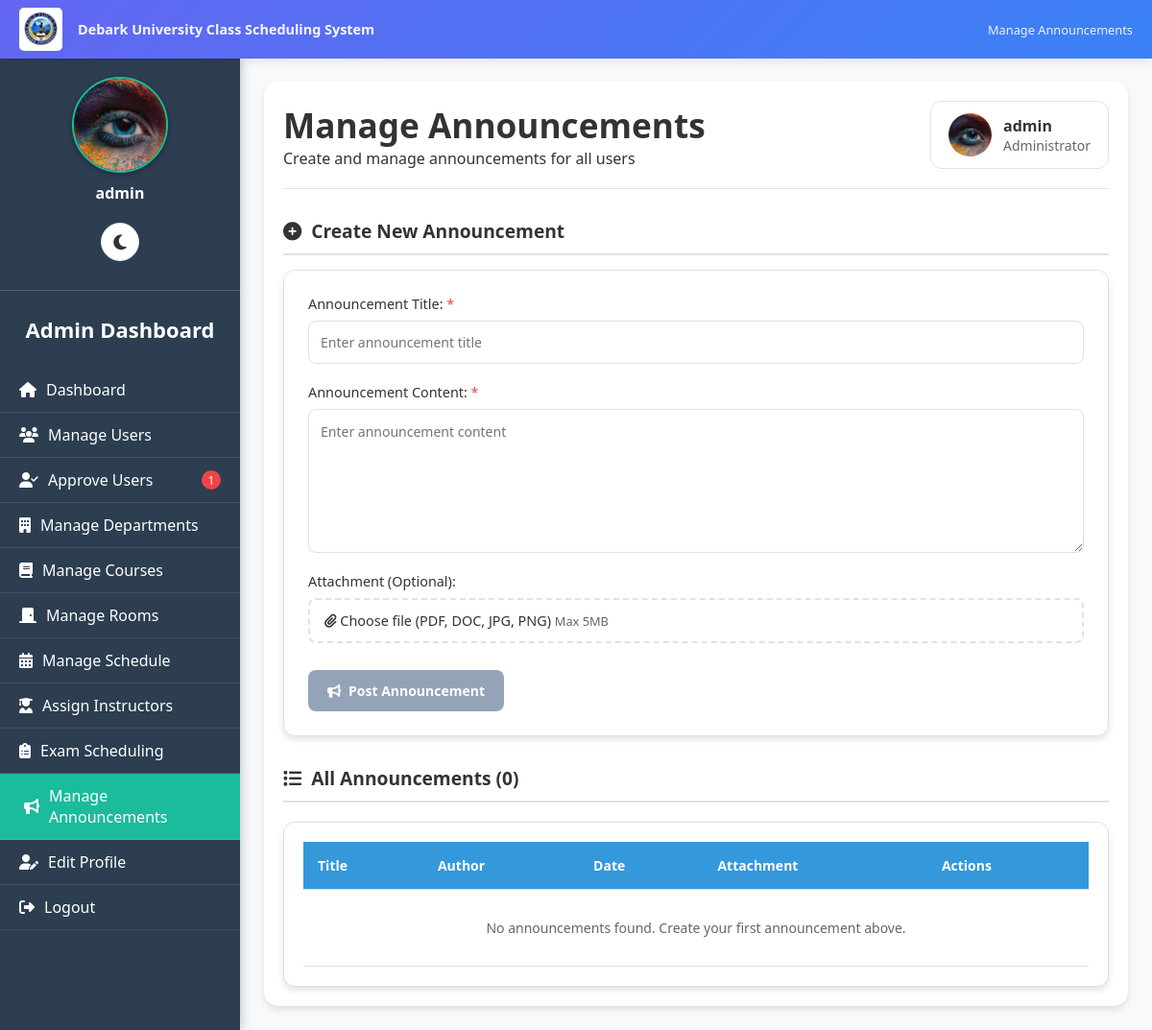
/admin/manage_announcements.php (signed in), run on an earlier commit of the app's database.
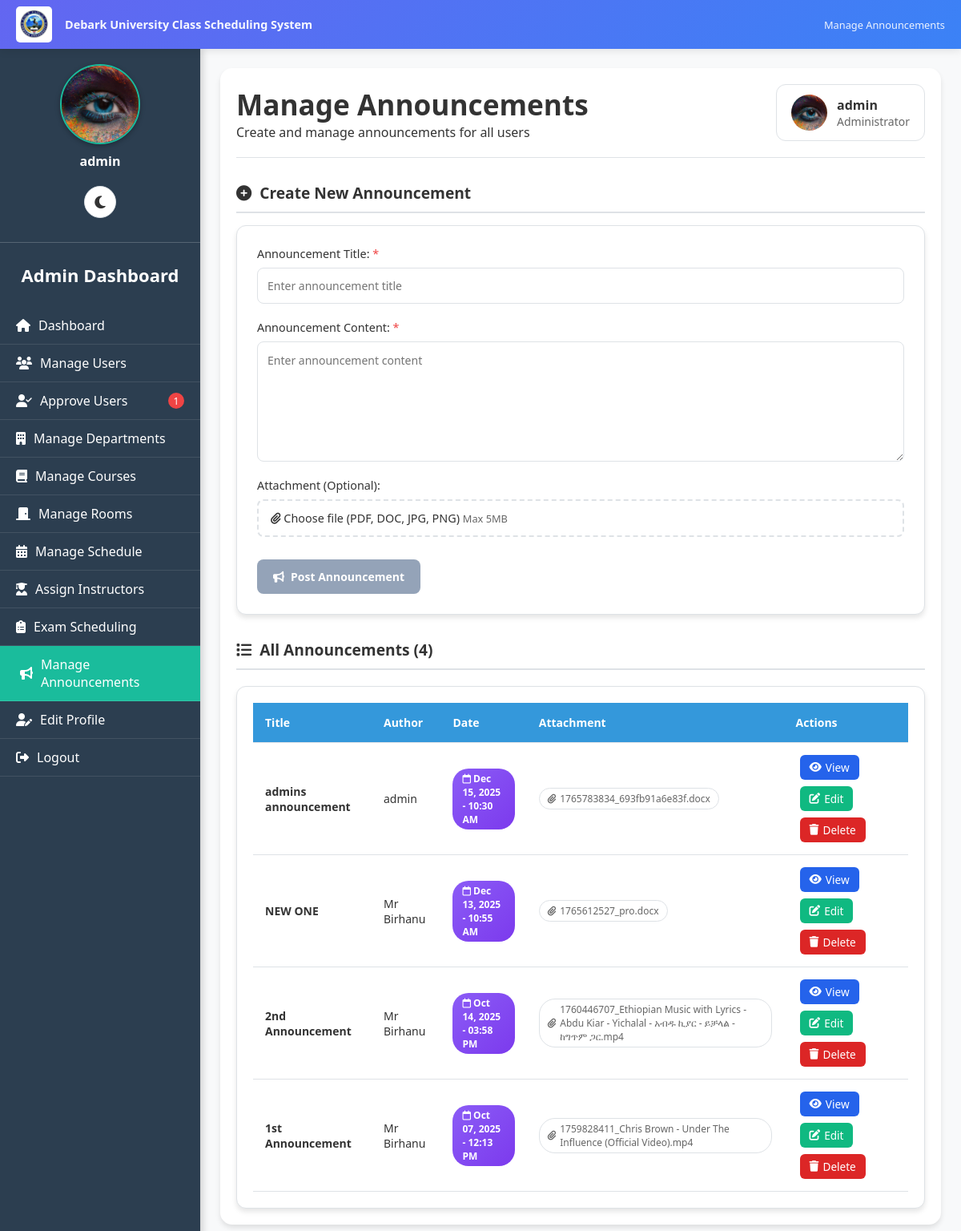
And on a later commit of the database.
### tables this page shows
CREATE TABLE `users` (
  `user_id` int(11) NOT NULL,
  `username` varchar(50) NOT NULL,
  `password` varchar(255) NOT NULL,
  `full_name` varchar(100) NOT NULL,
  `student_id` varchar(50) DEFAULT NULL,
  `email` varchar(100) DEFAULT NULL,
  `role` enum('admin','instructor','student','department_head') NOT NULL,
  `department_id` int(11) DEFAULT NULL,
  `year` varchar(10) DEFAULT NULL,
  `created_at` timestamp NOT NULL DEFAULT current_timestamp(),
  `profile_picture` varchar(255) DEFAULT NULL,
  `email_verified` tinyint(1) DEFAULT 0,
  `verification_token` varchar(255) DEFAULT NULL,
  `is_approved` tinyint(1) DEFAULT 0,
  `is_verified` tinyint(1) NOT NULL DEFAULT 0,
  `id_number` varchar(20) DEFAULT NULL
);

CREATE TABLE `announcements` (
  `announcement_id` int(11) NOT NULL,
  `title` varchar(255) NOT NULL,
  `message` text NOT NULL,
  `created_by` int(11) NOT NULL,
  `created_at` timestamp NOT NULL DEFAULT current_timestamp(),
  `department_id` int(11) DEFAULT NULL,
  `attachment` varchar(255) DEFAULT NULL,
  `external_link` varchar(255) DEFAULT NULL,
  `updated_at` timestamp NULL DEFAULT NULL ON UPDATE current_timestamp()
);

### public/admin/manage_announcements.php (the view, shortened to what this page needs)
<?php
require __DIR__ . '/../../includes/db.php';
include __DIR__ . '/../includes/darkmode.php';
$user_stmt = $pdo->prepare("SELECT username, email, profile_picture FROM users WHERE user_id=?");
$user_stmt->execute([$_SESSION['user_id']]);
$current_user = $user_stmt->fetch();
function getAdminProfilePicturePath($profile_picture) {
    $locations = [
        __DIR__ . '/../uploads/admin/' . $profile_picture,
        __DIR__ . '/../uploads/' . $profile_picture,
        __DIR__ . '/../../uploads/' . $profile_picture,
        'uploads/admin/' . $profile_picture,
        '../uploads/admin/' . $profile_picture,
        'uploads/' . $profile_picture,
        '../uploads/' . $profile_picture,
    ];
    foreach ($locations as $location) {
        if (file_exists($location)) {
            if (strpos($location, '/admin/') !== false) {
                return '../uploads/admin/' . $profile_picture;
            } elseif (strpos($location, 'uploads/admin/') !== false) {
                return 'uploads/admin/' . $profile_picture;
            } elseif (strpos($location, '../uploads/') !== false) {
                return '../uploads/' . $profile_picture;
            } elseif (strpos($location, 'uploads/') !== false) {
                return 'uploads/' . $profile_picture;
            }
        }
    }
    return '../assets/default_profile.png';
}
$profile_img_path = getAdminProfilePicturePath($current_user['profile_picture'] ?? '');
$pending_stmt = $pdo->query("SELECT COUNT(*) as count FROM users WHERE is_approved = 0");
$pending_approvals = $pending_stmt->fetchColumn() ?: 0;
try {
    $announcements_stmt = $pdo->query("
        SELECT a.*, u.username AS author
        FROM announcements a
        LEFT JOIN users u ON a.created_by = u.user_id
        ORDER BY a.created_at DESC
    ");
    $announcements = $announcements_stmt->fetchAll() ?: [];
} catch (Exception $e) {
    $announcements = [];
    $pdo->exec("
        CREATE TABLE IF NOT EXISTS announcements (
            announcement_id INT AUTO_INCREMENT PRIMARY KEY,
            title VARCHAR(255) NOT NULL,
            message TEXT NOT NULL,
            attachment VARCHAR(255),
            created_by INT NOT NULL,
            created_at DATETIME NOT NULL,
            updated_at DATETIME,
            FOREIGN KEY (created_by) REFERENCES users(user_id) ON DELETE CASCADE
        )
    ");
}
$current_page = basename($_SERVER['PHP_SELF']);
?>
<!DOCTYPE html>
<html lang="en" data-theme="<?= $darkMode ? 'dark' : 'light' ?>">
<head>
<link rel="stylesheet" href="https://cdnjs.cloudflare.com/ajax/libs/font-awesome/6.4.0/css/all.min.css">
<link rel="stylesheet" href="../../assets/css/darkmode.css">
</head>
<body>
<div class="university-header">
    <div class="header-left">
        <img src="../assets/images/dku logo.jpg" alt="Debark University Logo" class="dku-logo-img">
        <div class="system-title">Debark University Class Scheduling System</div>
    </div>
    <div class="header-right">
        Manage Announcements
    </div>
</div>
<div class="sidebar" id="sidebar">
    <div class="sidebar-content">
        <div class="sidebar-profile">
            <img src="<?= htmlspecialchars($profile_img_path) ?>" alt="Profile Picture" id="sidebarProfilePic"
                 onerror="this.onerror=null; this.src='../assets/default_profile.png';">
            <p><?= htmlspecialchars($current_user['username']) ?></p>
        </div>
        <h2>Admin Dashboard</h2>
        <nav>
            <a href="dashboard.php" class="<?= $current_page=='dashboard.php'?'active':'' ?>">
                <i class="fas fa-home"></i> Dashboard
            </a>
            <a href="manage_users.php" class="<?= $current_page=='manage_users.php'?'active':'' ?>">
                <i class="fas fa-users"></i> Manage Users
            </a>
            <a href="approve_users.php" class="<?= $current_page=='approve_users.php'?'active':'' ?>">
                <i class="fas fa-user-check"></i> Approve Users
                <?php if($pending_approvals > 0): ?>
                    <span class="pending-badge"><?= $pending_approvals ?></span>
                <?php endif; ?>
            </a>
            <a href="manage_departments.php" class="<?= $current_page=='manage_departments.php'?'active':'' ?>">
                <i class="fas fa-building"></i> Manage Departments
            </a>
            <a href="manage_courses.php" class="<?= $current_page=='manage_courses.php'?'active':'' ?>">
                <i class="fas fa-book"></i> Manage Courses
            </a>
            <a href="manage_rooms.php" class="<?= $current_page=='manage_rooms.php'?'active':'' ?>">
                <i class="fas fa-door-closed"></i> Manage Rooms
            </a>
            <a href="manage_schedules.php" class="<?= $current_page=='manage_schedules.php'?'active':'' ?>">
                <i class="fas fa-calendar-alt"></i> Manage Schedule
            </a>
            <a href="assign_instructors.php" class="<?= $current_page=='assign_instructors.php'?'active':'' ?>">
                <i class="fas fa-user-graduate"></i> Assign Instructors
            </a>
            <a href="admin_exam_schedules.php" class="<?= $current_page=='admin_exam_schedules.php'?'active':'' ?>">
                <i class="fas fa-clipboard-list"></i> Exam Scheduling
            </a>
            <a href="manage_announcements.php" class="active">
                <i class="fas fa-bullhorn"></i> Manage Announcements
            </a>
            <a href="edit_profile.php" class="<?= $current_page=='edit_profile.php'?'active':'' ?>">
                <i class="fas fa-user-edit"></i> Edit Profile
            </a>
            <a href="../logout.php">
                <i class="fas fa-sign-out-alt"></i> Logout
            </a>
        </nav>
    </div>
</div>
<div class="main-content">
    <div class="content-wrapper">
        <div class="header">
            <div>
                <h1>Manage Announcements</h1>
                <p>Create and manage announcements for all users</p>
            </div>
            <div class="user-info">
                <img src="<?= htmlspecialchars($profile_img_path) ?>" alt="Profile" id="headerProfilePic"
                     onerror="this.onerror=null; this.src='../assets/default_profile.png';">
                <div>
                    <div><?= htmlspecialchars($current_user['username']) ?></div>
                    <small>Administrator</small>
                </div>
            </div>
        </div>
        <div class="form-section">
            <div class="form-section-title">
                <i class="fas fa-plus-circle"></i>
                Create New Announcement
            </div>
            <div class="announcement-form-wrapper">
                <form method="POST" enctype="multipart/form-data" id="announcementForm" onsubmit="return validateForm()">
                    <div class="form-group">
                        <label class="required">Announcement Title:</label>
                        <input type="text" name="title" id="title" placeholder="Enter announcement title" required
                               maxlength="255" oninput="updateSubmitButton()">
                    </div>
                    <div class="form-group">
                        <label class="required">Announcement Content:</label>
                        <textarea name="message" id="message" placeholder="Enter announcement content" required
                                  oninput="updateSubmitButton()"></textarea>
                    </div>
                    <div class="form-group">
                        <label>Attachment (Optional):</label>
                        <div class="file-upload">
                            <label for="attachment" class="file-upload-label">
                                <i class="fas fa-paperclip"></i>
                                <span id="file-name">Choose file (PDF, DOC, JPG, PNG)</span>
                                <span style="font-size:0.8rem; color:var(--text-secondary);">
                                    Max 5MB
                                </span>
                            </label>
                        </div>
                    </div>
                    <div class="form-actions">
                        <button class="btn btn-primary" type="submit" name="post_announcement" id="submit-btn" disabled>
                            <i class="fas fa-bullhorn"></i>
                            Post Announcement
                        </button>
                    </div>
                </form>
            </div>
        </div>
        <div class="table-section">
            <div class="table-section-title">
                <i class="fas fa-list"></i>
                All Announcements (<?= count($announcements) ?>)
            </div>
            <div class="table-wrapper">
                <div class="table-container">
                    <table class="announcement-table" id="announcementTable">
                        <thead>
                            <tr>
                                <th>Title</th>
                                <th>Author</th>
                                <th>Date</th>
                                <th>Attachment</th>
                                <th>Actions</th>
                            </tr>
                        </thead>
                        <tbody>
                            <?php if(empty($announcements)): ?>
                                <tr>
                                    <td colspan="5" style="text-align:center; padding:30px; color:var(--text-secondary);">
                                        No announcements found. Create your first announcement above.
                                    </td>
                                </tr>
                            <?php else: ?>
                                <?php foreach($announcements as $a):
                                    $date = isset($a['created_at']) ? date('M d, Y - h:i A', strtotime($a['created_at'])) : 'N/A';
                                    $attachment_name = basename($a['attachment'] ?? '');
                                ?>
                                <tr data-label="Announcement">
                                    <td data-label="Title">
                                        <strong><?= htmlspecialchars($a['title'] ?? 'Untitled') ?></strong>
                                    </td>
                                    <td data-label="Author"><?= htmlspecialchars($a['author'] ?? 'Unknown') ?></td>
                                    <td data-label="Date">
                                        <span class="date-badge">
                                            <i class="far fa-calendar"></i> <?= $date ?>
                                        </span>
                                    </td>
                                    <td data-label="Attachment">
                                        <?php if(!empty($a['attachment'])): ?>
                                            <a href="../../uploads/<?= htmlspecialchars($a['attachment']) ?>"
                                               target="_blank" class="attachment-badge">
                                                <i class="fas fa-paperclip"></i>
                                                <?= htmlspecialchars($attachment_name) ?>
                                            </a>
                                        <?php else: ?>
                                            <span style="color:var(--text-secondary); font-style:italic;">None</span>
                                        <?php endif; ?>
                                    </td>
                                    <td data-label="Actions">
                                        <div class="action-buttons">
                                            <button class="action-link view" onclick="openModal('view', <?= $a['announcement_id'] ?>)">
                                                <i class="fas fa-eye"></i> View
                                            </button>
                                            <button class="action-link edit" onclick="openModal('edit', <?= $a['announcement_id'] ?>)">
                                                <i class="fas fa-edit"></i> Edit
                                            </button>
                                            <form method="POST" style="display:inline;"
                                                  onsubmit="return confirmDelete(this, '<?= htmlspecialchars(addslashes($a['title'] ?? 'Untitled')) ?>')">
                                                <button type="submit" name="delete" class="action-link delete">
                                                    <i class="fas fa-trash"></i> Delete
                                                </button>
                                            </form>
                                        </div>
                                    </td>
                                </tr>
                                <?php endforeach; ?>
                            <?php endif; ?>
                        </tbody>
                    </table>
                </div>
            </div>
        </div>
    </div>
</div>
</body>
</html>

### public/includes/darkmode.php (shortened to what this page needs)
<link rel="stylesheet" href="../assets/css/darkmode.css">
<link rel="stylesheet" href="https://cdnjs.cloudflare.com/ajax/libs/font-awesome/6.4.0/css/all.min.css">

### public/assets/css/darkmode.css (style rules this page uses)
:root { --bg-primary: #ffffff; --bg-secondary: #f3f4f6; --bg-sidebar: #2c3e50; --bg-card: #ffffff; --bg-input: #ffffff; --text-primary: #111827; --text-secondary: #4b5563; --text-light: #6b7280; --text-sidebar: #ecf0f1; --border-color: #d1d5db; --shadow-color: rgba(0, 0, 0, 0.1); --hover-color: #f9fafb; --table-header: #34495e; --table-stripe: #f2f2f2; --success-bg: #dcfce7; --success-text: #166534; --error-bg: #fee2e2; --error-text: #991b1b; --warning-bg: #fef3c7; --warning-text: #92400e; --info-bg: #dbeafe; --info-text: #1e40af; }
body { background: var(--bg-primary); color: var(--text-primary); }
.sidebar { background: var(--bg-sidebar) !important; }
.sidebar a { color: var(--text-sidebar) !important; }
.sidebar a.active { background: #1abc9c !important; }
.main-content { background: var(--bg-primary); }
.form-group label { color: var(--text-primary); }

### public/includes/darkmode.php (style rules this page uses)
:root { --bg-primary: #ffffff; --bg-secondary: #f3f4f6; --bg-sidebar: #2c3e50; --bg-card: #ffffff; --bg-input: #ffffff; --text-primary: #111827; --text-secondary: #4b5563; --text-light: #6b7280; --text-sidebar: #ecf0f1; --border-color: #d1d5db; --shadow-color: rgba(0, 0, 0, 0.1); --hover-color: #f9fafb; --table-header: #34495e; --table-stripe: #f2f2f2; }
body { background: var(--bg-primary); color: var(--text-primary); transition: background-color 0.3s ease, color 0.3s ease; }

What changed in the data, as far as the page shows it:
added announcements: title "admins announcement", users.username "admin", created_at "Dec 15, 2025 - 10:30 AM", attachment "1765783834_693fb91a6e83f.docx"
added announcements: title "NEW ONE", users.username "Mr Birhanu", created_at "Dec 13, 2025 - 10:55 AM", attachment "1765612527_pro.docx"
added announcements: title "2nd Announcement", users.username "Mr Birhanu", created_at "Oct 14, 2025 - 03:58 PM", attachment "1760446707_Ethiopian Music with Lyrics - Abdu Kiar - Yichalal - አብዱ ኪያር - ይቻላል - ከግጥም ጋር.mp4"
added announcements: title "1st Announcement", users.username "Mr Birhanu", created_at "Oct 07, 2025 - 12:13 PM", attachment "1759828411_Chris Brown - Under The Influence (Official Video).mp4"
Also different on the page:
count($announcements): "0" → "4"
text no longer shown: "No announcements found. Create your first announcement above."
